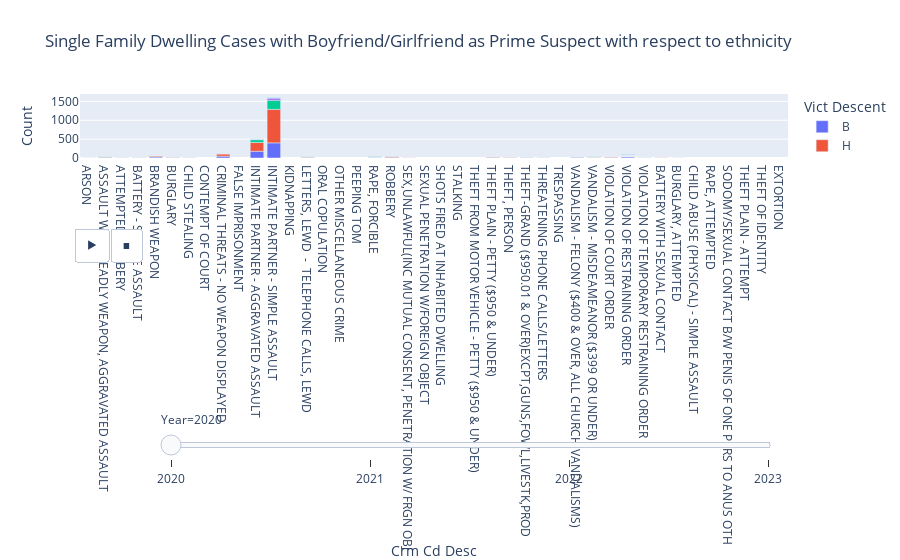

Notebook code cell kept with this figure:
### Code cell
g3=df.loc[df['Premis Cd']==501 ]
g3 = g3[g3['Mocodes'].str.contains('1814')]
g3=g3.groupby(['DATE OCC','Crm Cd Desc','Vict Descent']).size().to_frame(name="Count").reset_index()
fig = px.bar(g3, x='Crm Cd Desc', y='Count', color='Vict Descent',animation_frame="DATE OCC",labels={'DATE OCC':'Year'}, animation_group="Count",title="Single Family Dwelling Cases with Boyfriend/Girlfriend as Prime Suspect with respect to ethnicity")
fig['layout']['sliders'][0]['pad']=dict(l=10,r= 10, t= 250)
fig.update_layout(hovermode="x unified")
fig.show()

### Figure 1 — Plotly figure (JSON) as saved in the notebook; plotly's stock layout.template omitted (floating-point values rounded to 4 significant figures)
{"data": [{"alignmentgroup": "True", "hovertemplate": "Vict Descent=B<br>Year=2020<br>Crm Cd Desc=%{x}<br>Count=%{y}<extra></extra>", "ids": [1, 7, 1, 4, 26, 5, 2, 5, 48, 1, 178, 401, 1, 7, 1, 4, 1, 8, 14, 1, 1, 1, 2, 1, 9, 14, 6, 3, 4, 13, 13, 7, 24, 3], "legendgroup": "B", "marker": {"color": "#636efa", "pattern": {"shape": ""}}, "name": "B", "offsetgroup": "B", "orientation": "v", "showlegend": true, "textposition": "auto", "type": "bar", "x": ["ARSON", "ASSAULT WITH DEADLY WEAPON, AGGRAVATED ASSAULT", "ATTEMPTED ROBBERY", "BATTERY - SIMPLE ASSAULT", "BRANDISH WEAPON", "BURGLARY", "CHILD STEALING", "CONTEMPT OF COURT", "CRIMINAL THREATS - NO WEAPON DISPLAYED", "FALSE IMPRISONMENT", "INTIMATE PARTNER - AGGRAVATED ASSAULT", "INTIMATE PARTNER - SIMPLE ASSAULT", "KIDNAPPING", "LETTERS, LEWD  -  TELEPHONE CALLS, LEWD", "ORAL COPULATION", "OTHER MISCELLANEOUS CRIME", "PEEPING TOM", "RAPE, FORCIBLE", "ROBBERY", "SEX,UNLAWFUL(INC MUTUAL CONSENT, PENETRATION W/ FRGN OBJ", "SEXUAL PENETRATION W/FOREIGN OBJECT", "SHOTS FIRED AT INHABITED DWELLING", "STALKING", "THEFT FROM MOTOR VEHICLE - PETTY ($950 & UNDER)", "THEFT PLAIN - PETTY ($950 & UNDER)", "THEFT, PERSON", "THEFT-GRAND ($950.01 & OVER)EXCPT,GUNS,FOWL,LIVESTK,PROD", "THREATENING PHONE CALLS/LETTERS", "TRESPASSING", "VANDALISM - FELONY ($400 & OVER, ALL CHURCH VANDALISMS)", "VANDALISM - MISDEAMEANOR ($399 OR UNDER)", "VIOLATION OF COURT ORDER", "VIOLATION OF RESTRAINING ORDER", "VIOLATION OF TEMPORARY RESTRAINING ORDER"], "xaxis": "x", "y": [1, 7, 1, 4, 26, 5, 2, 5, 48, 1, 178, 401, 1, 7, 1, 4, 1, 8, 14, 1, 1, 1, 2, 1, 9, 14, 6, 3, 4, 13, 13, 7, 24, 3], "yaxis": "y"}, {"alignmentgroup": "True", "hovertemplate": "Vict Descent=H<br>Year=2020<br>Crm Cd Desc=%{x}<br>Count=%{y}<extra></extra>", "ids": [16, 5, 6, 4, 24, 8, 1, 1, 2, 6, 61, 2, 232, 887, 18, 1, 4, 1, 18, 25, 3, 2, 4, 5, 1, 12, 9, 2, 2, 13, 14, 61, 3], "legendgroup": "H", "marker": {"color": "#EF553B", "pattern": {"shape": ""}}, "name": "H", "offsetgroup": "H", "orientation": "v", "showlegend": true, "textposition": "auto", "type": "bar", "x": ["ASSAULT WITH DEADLY WEAPON, AGGRAVATED ASSAULT", "ATTEMPTED ROBBERY", "BATTERY - SIMPLE ASSAULT", "BATTERY WITH SEXUAL CONTACT", "BRANDISH WEAPON", "BURGLARY", "BURGLARY, ATTEMPTED", "CHILD ABUSE (PHYSICAL) - SIMPLE ASSAULT", "CHILD STEALING", "CONTEMPT OF COURT", "CRIMINAL THREATS - NO WEAPON DISPLAYED", "FALSE IMPRISONMENT", "INTIMATE PARTNER - AGGRAVATED ASSAULT", "INTIMATE PARTNER - SIMPLE ASSAULT", "LETTERS, LEWD  -  TELEPHONE CALLS, LEWD", "ORAL COPULATION", "OTHER MISCELLANEOUS CRIME", "RAPE, ATTEMPTED", "RAPE, FORCIBLE", "ROBBERY", "SEX,UNLAWFUL(INC MUTUAL CONSENT, PENETRATION W/ FRGN OBJ", "SEXUAL PENETRATION W/FOREIGN OBJECT", "SODOMY/SEXUAL CONTACT B/W PENIS OF ONE PERS TO ANUS OTH", "STALKING", "THEFT PLAIN - ATTEMPT", "THEFT PLAIN - PETTY ($950 & UNDER)", "THEFT, PERSON", "THEFT-GRAND ($950.01 & OVER)EXCPT,GUNS,FOWL,LIVESTK,PROD", "VANDALISM - FELONY ($400 & OVER, ALL CHURCH VANDALISMS)", "VANDALISM - MISDEAMEANOR ($399 OR UNDER)", "VIOLATION OF COURT ORDER", "VIOLATION OF RESTRAINING ORDER", "VIOLATION OF TEMPORARY RESTRAINING ORDER"], "xaxis": "x", "y": [16, 5, 6, 4, 24, 8, 1, 1, 2, 6, 61, 2, 232, 887, 18, 1, 4, 1, 18, 25, 3, 2, 4, 5, 1, 12, 9, 2, 2, 13, 14, 61, 3], "yaxis": "y"}, {"alignmentgroup": "True", "hovertemplate": "Vict Descent=W<br>Year=2020<br>Crm Cd Desc=%{x}<br>Count=%{y}<extra></extra>", "ids": [7, 1, 2, 1, 7, 1, 1, 6, 2, 76, 242, 8, 1, 10, 4, 1, 1, 2, 2, 7, 5, 10, 16, 3], "legendgroup": "W", "marker": {"color": "#00cc96", "pattern": {"shape": ""}}, "name": "W", "offsetgroup": "W", "orientation": "v", "showlegend": true, "textposition": "auto", "type": "bar", "x": ["ASSAULT WITH DEADLY WEAPON, AGGRAVATED ASSAULT", "ATTEMPTED ROBBERY", "BATTERY - SIMPLE ASSAULT", "BATTERY WITH SEXUAL CONTACT", "BRANDISH WEAPON", "BURGLARY", "CONTEMPT OF COURT", "CRIMINAL THREATS - NO WEAPON DISPLAYED", "FALSE IMPRISONMENT", "INTIMATE PARTNER - AGGRAVATED ASSAULT", "INTIMATE PARTNER - SIMPLE ASSAULT", "LETTERS, LEWD  -  TELEPHONE CALLS, LEWD", "ORAL COPULATION", "RAPE, FORCIBLE", "ROBBERY", "STALKING", "THEFT OF IDENTITY", "THEFT PLAIN - PETTY ($950 & UNDER)", "TRESPASSING", "VANDALISM - FELONY ($400 & OVER, ALL CHURCH VANDALISMS)", "VANDALISM - MISDEAMEANOR ($399 OR UNDER)", "VIOLATION OF COURT ORDER", "VIOLATION OF RESTRAINING ORDER", "VIOLATION OF TEMPORARY RESTRAINING ORDER"], "xaxis": "x", "y": [7, 1, 2, 1, 7, 1, 1, 6, 2, 76, 242, 8, 1, 10, 4, 1, 1, 2, 2, 7, 5, 10, 16, 3], "yaxis": "y"}, {"alignmentgroup": "True", "hovertemplate": "Vict Descent=O<br>Year=2020<br>Crm Cd Desc=%{x}<br>Count=%{y}<extra></extra>", "ids": [1, 1, 1, 1, 15, 56, 2, 1, 1, 1, 1, 1, 1, 1, 3, 1], "legendgroup": "O", "marker": {"color": "#ab63fa", "pattern": {"shape": ""}}, "name": "O", "offsetgroup": "O", "orientation": "v", "showlegend": true, "textposition": "auto", "type": "bar", "x": ["BATTERY - SIMPLE ASSAULT", "BRANDISH WEAPON", "CHILD STEALING", "EXTORTION", "INTIMATE PARTNER - AGGRAVATED ASSAULT", "INTIMATE PARTNER - SIMPLE ASSAULT", "LETTERS, LEWD  -  TELEPHONE CALLS, LEWD", "RAPE, ATTEMPTED", "RAPE, FORCIBLE", "ROBBERY", "SEXUAL PENETRATION W/FOREIGN OBJECT", "THEFT, PERSON", "THEFT-GRAND ($950.01 & OVER)EXCPT,GUNS,FOWL,LIVESTK,PROD", "VANDALISM - FELONY ($400 & OVER, ALL CHURCH VANDALISMS)", "VIOLATION OF RESTRAINING ORDER", "VIOLATION OF TEMPORARY RESTRAINING ORDER"], "xaxis": "x", "y": [1, 1, 1, 1, 15, 56, 2, 1, 1, 1, 1, 1, 1, 1, 3, 1], "yaxis": "y"}, {"alignmentgroup": "True", "hovertemplate": "Vict Descent=X<br>Year=2020<br>Crm Cd Desc=%{x}<br>Count=%{y}<extra></extra>", "ids": [1], "legendgroup": "X", "marker": {"color": "#FFA15A", "pattern": {"shape": ""}}, "name": "X", "offsetgroup": "X", "orientation": "v", "showlegend": true, "textposition": "auto", "type": "bar", "x": ["BATTERY - SIMPLE ASSAULT"], "xaxis": "x", "y": [1], "yaxis": "y"}, {"alignmentgroup": "True", "hovertemplate": "Vict Descent=A<br>Year=2020<br>Crm Cd Desc=%{x}<br>Count=%{y}<extra></extra>", "ids": [1, 4, 23, 1, 1], "legendgroup": "A", "marker": {"color": "#19d3f3", "pattern": {"shape": ""}}, "name": "A", "offsetgroup": "A", "orientation": "v", "showlegend": true, "textposition": "auto", "type": "bar", "x": ["BRANDISH WEAPON", "INTIMATE PARTNER - AGGRAVATED ASSAULT", "INTIMATE PARTNER - SIMPLE ASSAULT", "VANDALISM - MISDEAMEANOR ($399 OR UNDER)", "VIOLATION OF RESTRAINING ORDER"], "xaxis": "x", "y": [1, 4, 23, 1, 1], "yaxis": "y"}, {"alignmentgroup": "True", "hovertemplate": "Vict Descent=P<br>Year=2020<br>Crm Cd Desc=%{x}<br>Count=%{y}<extra></extra>", "ids": [1, 1], "legendgroup": "P", "marker": {"color": "#FF6692", "pattern": {"shape": ""}}, "name": "P", "offsetgroup": "P", "orientation": "v", "showlegend": true, "textposition": "auto", "type": "bar", "x": ["CRIMINAL THREATS - NO WEAPON DISPLAYED", "LETTERS, LEWD  -  TELEPHONE CALLS, LEWD"], "xaxis": "x", "y": [1, 1], "yaxis": "y"}, {"alignmentgroup": "True", "hovertemplate": "Vict Descent=K<br>Year=2020<br>Crm Cd Desc=%{x}<br>Count=%{y}<extra></extra>", "ids": [1, 1, 1], "legendgroup": "K", "marker": {"color": "#B6E880", "pattern": {"shape": ""}}, "name": "K", "offsetgroup": "K", "orientation": "v", "showlegend": true, "textposition": "auto", "type": "bar", "x": ["INTIMATE PARTNER - AGGRAVATED ASSAULT", "INTIMATE PARTNER - SIMPLE ASSAULT", "VIOLATION OF COURT ORDER"], "xaxis": "x", "y": [1, 1, 1], "yaxis": "y"}, {"alignmentgroup": "True", "hovertemplate": "Vict Descent=U<br>Year=2020<br>Crm Cd Desc=%{x}<br>Count=%{y}<extra></extra>", "ids": [1], "legendgroup": "U", "marker": {"color": "#FF97FF", "pattern": {"shape": ""}}, "name": "U", "offsetgroup": "U", "orientation": "v", "showlegend": true, "textposition": "auto", "type": "bar", "x": ["INTIMATE PARTNER - SIMPLE ASSAULT"], "xaxis": "x", "y": [1], "yaxis": "y"}, {"alignmentgroup": "True", "hovertemplate": "Vict Descent=G<br>Year=2020<br>Crm Cd Desc=%{x}<br>Count=%{y}<extra></extra>", "ids": [1], "legendgroup": "G", "marker": {"color": "#FECB52", "pattern": {"shape": ""}}, "name": "G", "offsetgroup": "G", "orientation": "v", "showlegend": true, "textposition": "auto", "type": "bar", "x": ["THREATENING PHONE CALLS/LETTERS"], "xaxis": "x", "y": [1], "yaxis": "y"}], "layout": {"barmode": "relative", "hovermode": "x unified", "legend": {"title": {"text": "Vict Descent"}, "tracegroupgap": 0}, "sliders": [{"active": 0, "currentvalue": {"prefix": "Year="}, "len": 0.9, "pad": {"l": 10, "r": 10, "t": 250}, "steps": [{"args": [["2020"], {"frame": {"duration": 0, "redraw": true}, "fromcurrent": true, "mode": "immediate", "transition": {"duration": 0, "easing": "linear"}}], "label": "2020", "method": "animate"}, {"args": [["2021"], {"frame": {"duration": 0, "redraw": true}, "fromcurrent": true, "mode": "immediate", "transition": {"duration": 0, "easing": "linear"}}], "label": "2021", "method": "animate"}, {"args": [["2022"], {"frame": {"duration": 0, "redraw": true}, "fromcurrent": true, "mode": "immediate", "transition": {"duration": 0, "easing": "linear"}}], "label": "2022", "method": "animate"}, {"args": [["2023"], {"frame": {"duration": 0, "redraw": true}, "fromcurrent": true, "mode": "immediate", "transition": {"duration": 0, "easing": "linear"}}], "label": "2023", "method": "animate"}], "x": 0.1, "xanchor": "left", "y": 0, "yanchor": "top"}], "title": {"text": "Single Family Dwelling Cases with Boyfriend/Girlfriend as Prime Suspect with respect to ethnicity"}, "updatemenus": [{"buttons": [{"args": [null, {"frame": {"duration": 500, "redraw": true}, "fromcurrent": true, "mode": "immediate", "transition": {"duration": 500, "easing": "linear"}}], "label": "&#9654;", "method": "animate"}, {"args": [[null], {"frame": {"duration": 0, "redraw": true}, "fromcurrent": true, "mode": "immediate", "transition": {"duration": 0, "easing": "linear"}}], "label": "&#9724;", "method": "animate"}], "direction": "left", "pad": {"r": 10, "t": 70}, "showactive": false, "type": "buttons", "x": 0.1, "xanchor": "right", "y": 0, "yanchor": "top"}], "xaxis": {"anchor": "y", "domain": [0, 1], "title": {"text": "Crm Cd Desc"}}, "yaxis": {"anchor": "x", "domain": [0, 1], "title": {"text": "Count"}}}}
